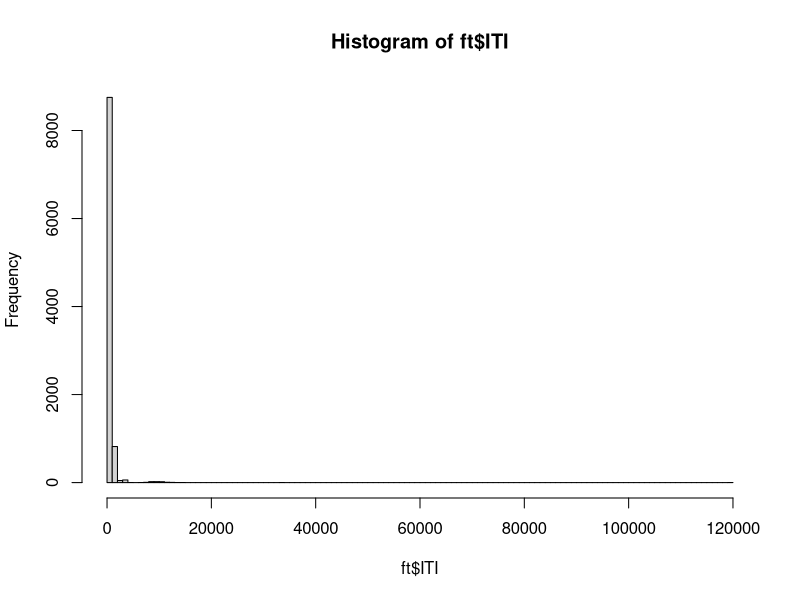
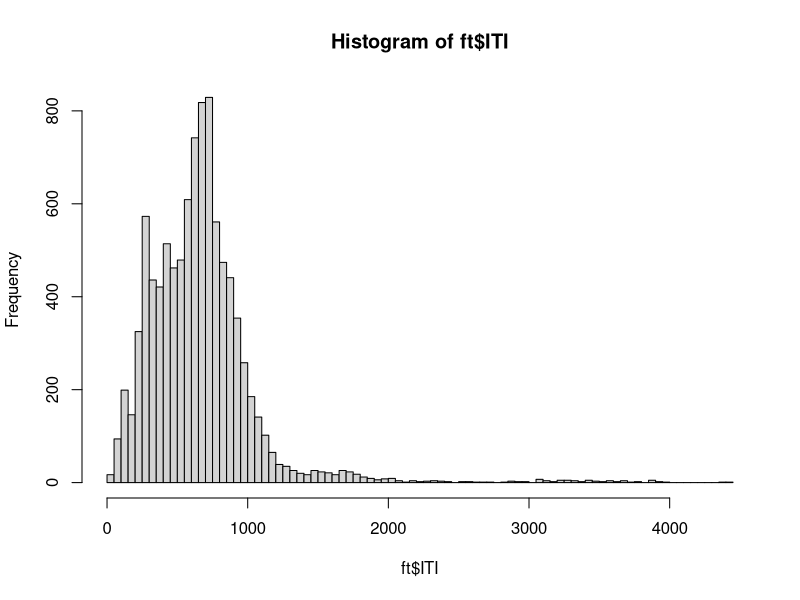

Source code (R) for these figures, in order: (Note: this script raises an error after producing the figures.)
## ---- chunk 1
# empty workspace
rm(list=ls())
# before loading, make sure that a package is installed, otherwise install it with command 
# > install.packages("<package_name>")
library(lme4)
library(lmerTest)
library(glmmTMB)
library(effects)
library(ggplot2)
## ---- chunk 2
# I placed .csv files into a folder named "Data"
ft = read.csv("Data/FingerTapping.csv")
tp = read.csv("Data/TimePerception.csv")
## ---- chunk 3
head(ft)
head(tp)
## ---- chunk 4
ft = ft[ft$Trial != 1, ]
hist(ft$ITI, breaks=100)
## ---- chunk 5
ft = ft[abs((ft$ITI - mean(ft$ITI))/sd(ft$ITI)) < 3, ]
hist(ft$ITI, breaks=100)
## ---- chunk 6
# prepare factorial variables
ft$ID = factor(ft$ID)
ft$Emotion = factor(ft$Emotion, levels=c("Neutral","Negative","Positive"))

# actually fit the model
fit_ft = glmmTMB(
  ITI ~ Emotion + (Emotion|ID),
  dispformula = ~ Emotion,
  data = ft,
  family = Gamma(link="log")
)

# see summary of model coefficients
summary(fit_ft)

# plot predicted effects
plot(allEffects(fit_ft))
## ---- chunk 7
# inspect distribution of Retrospective estimates
hist(tp$Retro_Estimate)
## ---- chunk 8
# compute both absolute and relative precision of estimate
tp$Retro_abs_error = abs((tp$Retro_Estimate - 5) / 5)
tp$Retro_rel_error = (tp$Retro_Estimate - 5) / 5
## ---- chunk 9
# prepare factorial variables
tp$ID = factor(tp$ID)
tp$Emotion = factor(tp$Emotion, levels=c("Neutral","Negative","Positive"))

# actually fit the model - absolute error
fit_re_abs = lmer(
  Retro_abs_error ~ Emotion + (1|ID),
  data = tp
)

anova(fit_re_abs)

# see summary of model coefficients
summary(fit_re_abs)$coefficients

# plot predicted effects
plot(allEffects(fit_re_abs))
## ---- chunk 10
# actually fit the model - relative error
fit_re_rel = lmer(
  Retro_rel_error ~ Emotion + (1|ID),
  data = tp
)

anova(fit_re_rel)

# see summary of model coefficients
summary(fit_re_rel)$coefficients

# plot predicted effects
plot(allEffects(fit_re_rel))
## ---- chunk 11
# inspect distribution of Retrospective estimates
hist(tp$Prosp_Estimate)
## ---- chunk 12
tp_pro = tp[tp$Prosp_Estimate > 0, ]
hist(tp_pro$Prosp_Estimate)
## ---- chunk 13
# compute both absolute and relative error of estimate
tp_pro$Prosp_abs_error = abs((tp_pro$Prosp_Estimate - 60000) / 60000)
tp_pro$Prosp_rel_error = (tp_pro$Prosp_Estimate - 60000) / 60000
## ---- chunk 14
fit_pro_abs = lmer(
  Prosp_abs_error ~ Emotion + (1|ID),
  data = tp_pro
)

anova(fit_pro_abs)

# see summary of model coefficients
summary(fit_pro_abs)$coefficients

# plot predicted effects
plot(allEffects(fit_pro_abs))
## ---- chunk 15
fit_pro_rel = lmer(
  Prosp_rel_error ~ Emotion + (1|ID),
  data = tp_pro
)

anova(fit_pro_rel)

# see summary of model coefficients
summary(fit_pro_rel)$coefficients

# plot predicted effects
plot(allEffects(fit_pro_rel))
